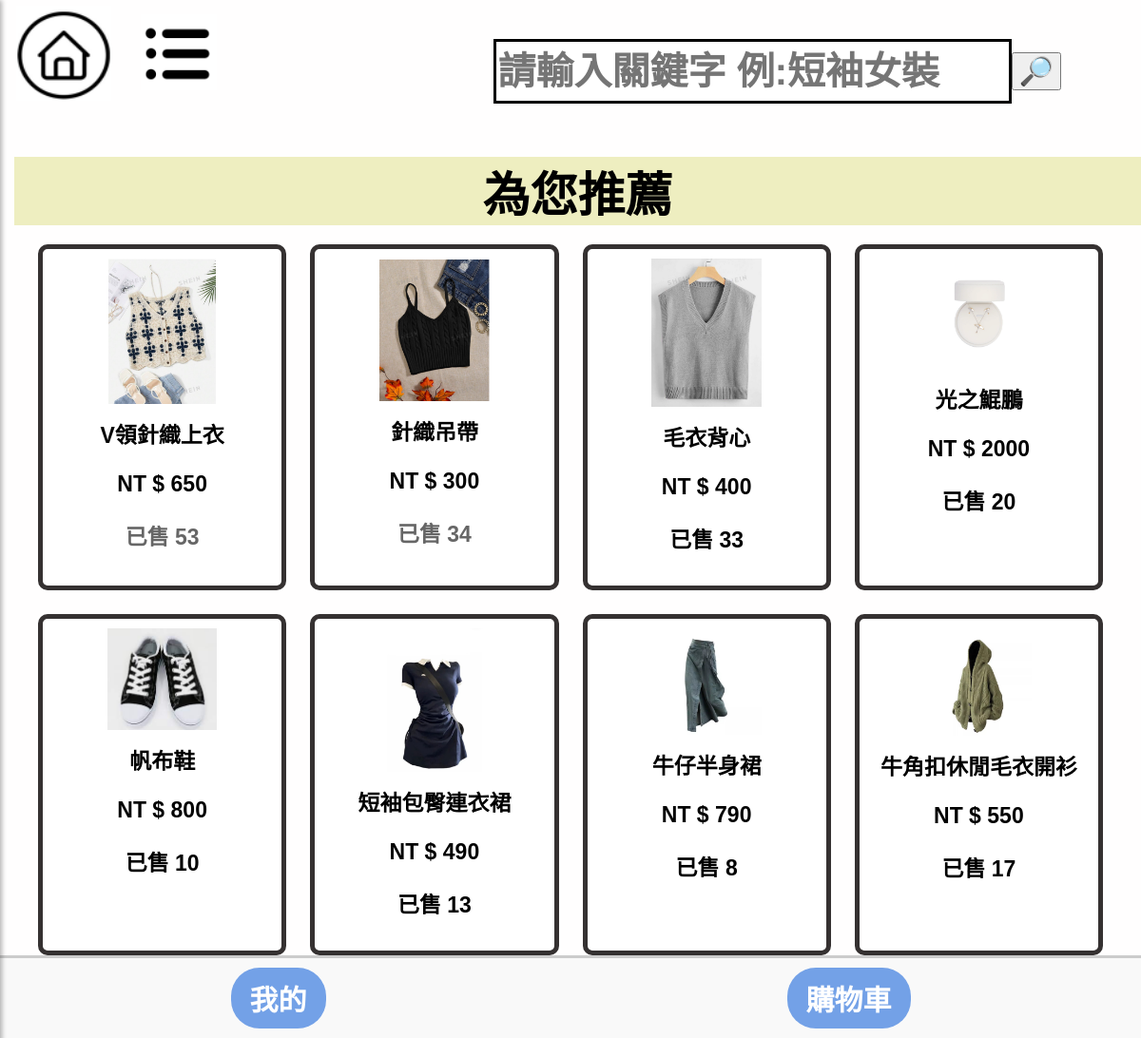
The page / on the database its author committed.
### mysite/models.py (models this page shows, shortened)
class Product(models.Model):
    name = models.CharField(max_length=100)
    image = models.ImageField(upload_to='product_images/', default='default.jpg')  # 定義默認值
    price = models.CharField(max_length=20,default='0')
    color = models.CharField(max_length=20,default='商品顏色')
    description = models.TextField()
    quantity = models.IntegerField(default=0)
    category = models.CharField(max_length=10,default="man")

### mysite/views.py (the view)
# urls.py: 2. Add a URL to urlpatterns:  path('', views.home, name='home')
def home(request):
    items = Product.objects.all()
    return render(request, 'home.html', {'items': items})

### templates/home.html (shortened to what this page needs)
{% load static %}
<!DOCTYPE html>
<html lang="zh-Hant">
<head>
    <link rel="stylesheet" href="{% static 'css/main.css' %}">
</head>
<body>
    <div class="top">
        <div class="icon-box">
            <a href="{% url 'home' %}">
            <img id="house" src="{% static 'images/house.png' %}" alt="">
            </a>
            <img id="list-p" src="{% static 'images/list-p.png' %}" alt="">
        </div>
        <form method="POST" action="/search/">
            <div class="search-box">
                <input type="text" id="q" name="q" placeholder="請輸入關鍵字 例:短袖女裝">
                <button type="submit" style="font-family:微軟正黑體;font-weight:bolder;font-size:22pt;">&#x1F50E;</button>
            </div>
        </form>
    </div>
    {% block content %}
    <div class="product">
        <p id="foryou">為您推薦</p>
        <div class="fyp">
            {% for item in items %}
                {% if forloop.counter <= 8 %}
                    <div class="fyp-b">
                        {% if item.image %}
                            <img id="fyp-p" src="{{ item.image.url }}" alt="{{ item.name }}">
                        {% else %}
                            <p>No image available</p>
                        {% endif %}
                        <div class="fyp-1t">
                            <a href='/product/{{ item.id }}'>{{ item.name }}</a>
                            <p>NT $ {{ item.price }}</p>
                            <p id="sell{{ forloop.counter }}">已售 {{ item.quantity }}</p>
                        </div>
                    </div>
                {% endif %}
            {% endfor %}
        </div>
    </div>
    {% endblock %}
    <div class="list">
        <a href="{% url 'profile' %}"><button id="profile">我的</button></a>
        <a href="{% url 'shopcar' %}"><button id="car">購物車</button></a>
    </div>
</body>
</html>

### static/css/main.css (style rules this page uses)
body { font-family: '微軟正黑體', Arial, sans-serif; margin: 0; padding: 0; background-color: #fffefe; }
.top { display: flex; justify-content: space-between; align-items: center; margin-bottom: 20px; }
.icon-box { height: 80px; display: flex; align-items: center; }
#house { margin-left: 15%; height: 100px; width: 100px; margin-right: 10px; }
#list-p { margin-left: 20%; width: 80px; height: 80px; margin-top: -5px; }
.search-box { display: flex; align-items: center; position: relative; width: 60%; height: 80px; margin-top: 35px; }
#q { height: 60px; width: 800px; font-size: 40px; font-weight: bolder; border: 3px solid black; margin-left: 35%; }
#foryou { font-size: 50px; background-color: rgb(238, 238, 192); text-align: center; font-weight: bolder; margin-left: 15px; margin-bottom: 20px; }
.fyp { display: grid; grid-template-columns: repeat(4, 1fr); gap: 25px; margin: 0 40px; }
.fyp-b { background-color: #fff; border: 5px solid #353131; border-radius: 10px; padding: 10px; text-align: center; box-sizing: border-box; }
#fyp-p { width: 50%; height: auto; margin-bottom: 10px; }
.fyp-1t, .fyp-2t { font-weight: bolder; font-size: 23px; margin-bottom: 10px; }
.fyp-1t a { text-decoration: none; color: black; }
#sell1, #sell2 { color: #666; }
.list { width: 100%; border-top: 3px solid #ccc; display: flex; justify-content: space-around; padding: 10px 0; background-color: #f9f9f9; position: sticky; bottom: 0; left: 0; z-index: 1000; }
#car, #profile { padding: 10px 20px; font-size: 30px; font-weight: bolder; background-color: rgb(115, 161, 231); border: none; border-radius: 30px; color: white; cursor: pointer; }

### rows shown on the page
Product: image (picture), name "V領針織上衣", price "650", quantity "53"
Product: image (picture), name "針織吊帶", price "300", quantity "34"
Product: image (picture), name "毛衣背心", price "400", quantity "33"
Product: image (picture), name "光之鯤鵬", price "2000", quantity "20"
Product: image (picture), name "帆布鞋", price "800", quantity "10"
Product: image (picture), name "短袖包臀連衣裙", price "490", quantity "13"
Product: image (picture), name "牛仔半身裙", price "790", quantity "8"
Product: image (picture), name "牛角扣休閒毛衣開衫", price "550", quantity "17"
